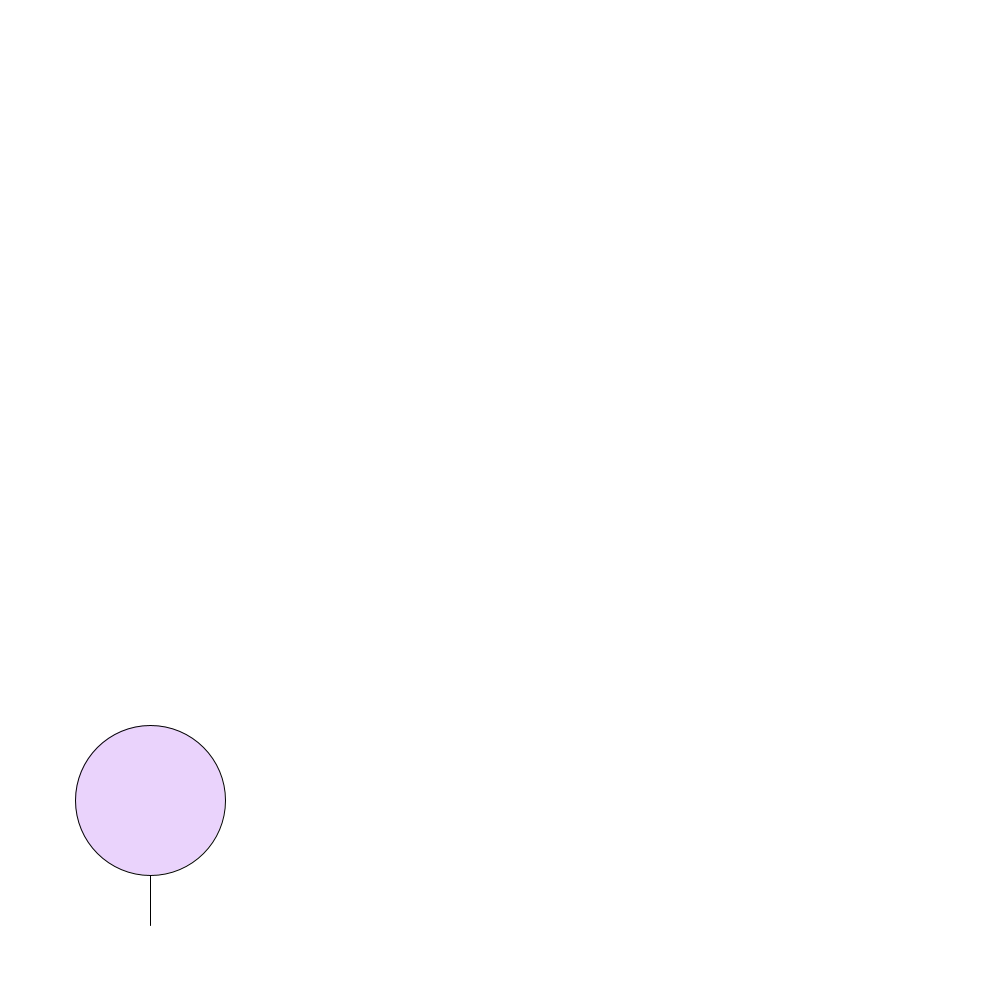
Frame 1 (no input)
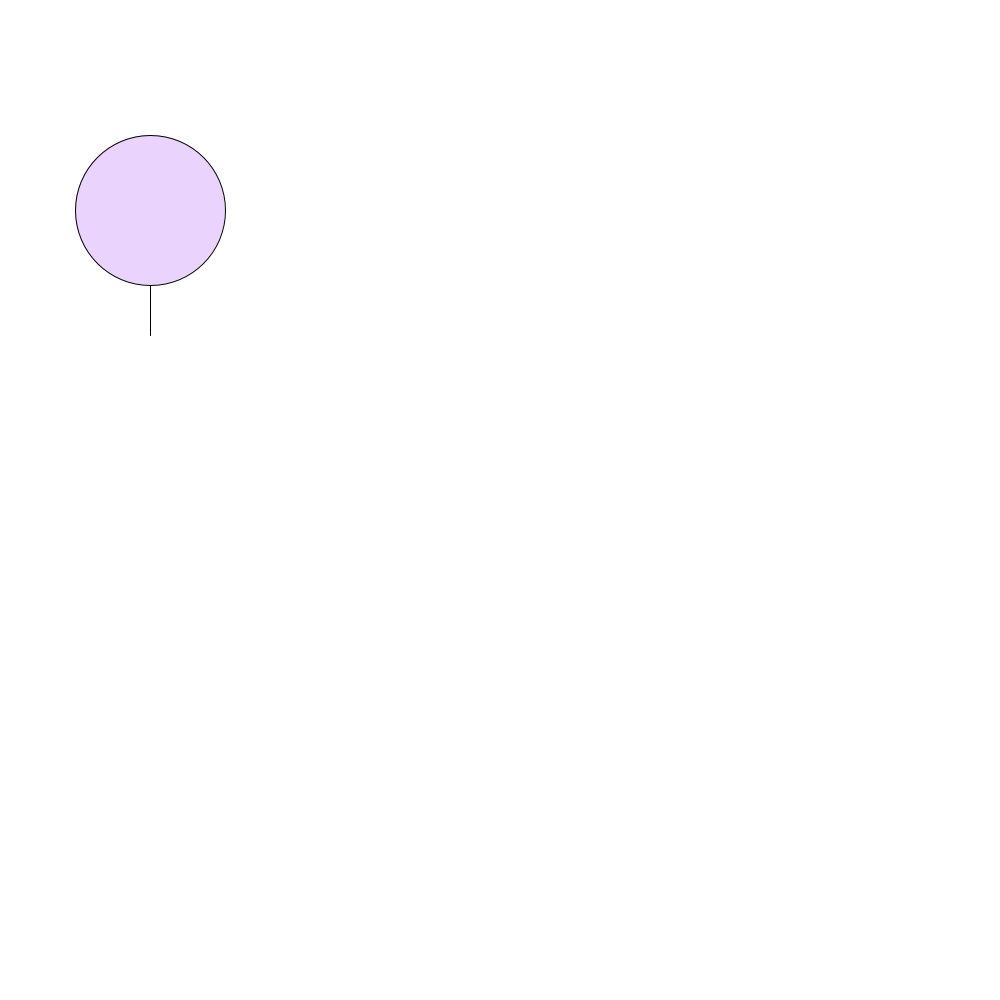
Frame 60 (the mouse pressed at the canvas centre just before this capture)
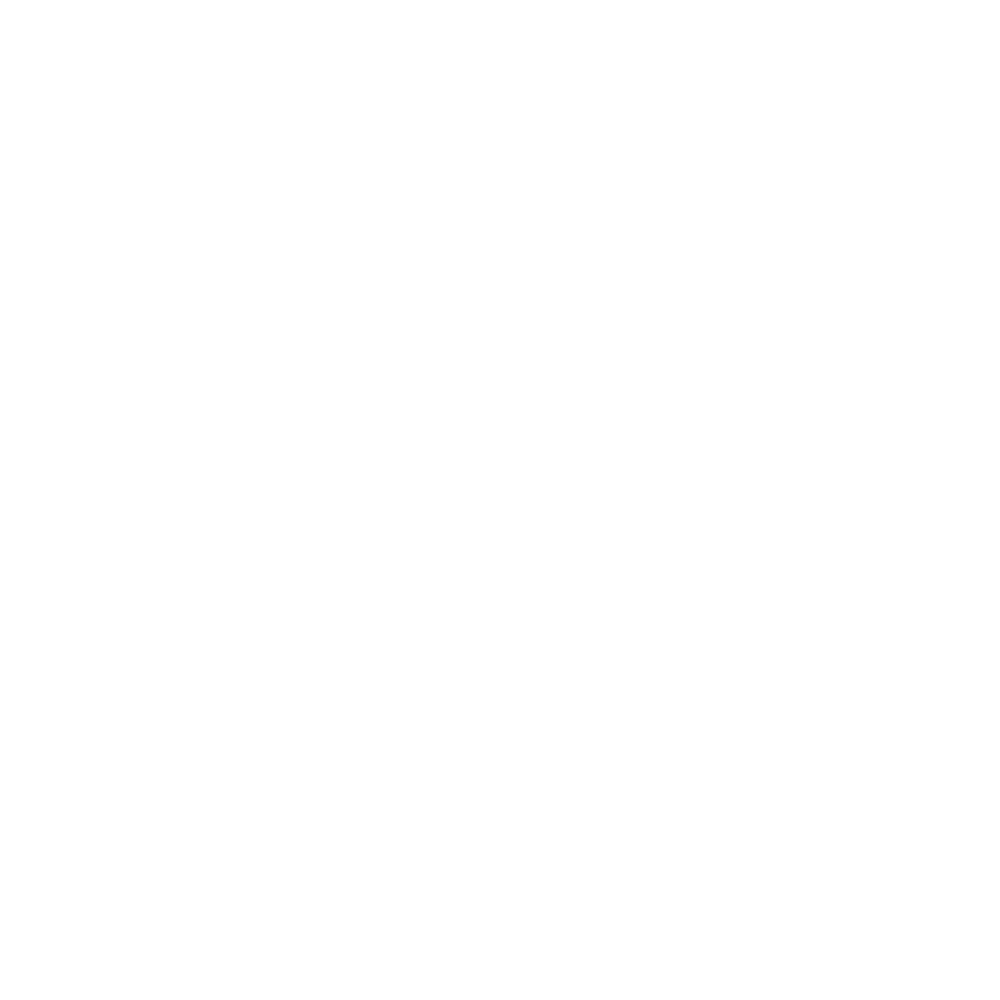
Frame 120 (the mouse held since frame 60 and released just before this capture)

The Processing sketch that drew these frames (run headless with seeded random() and noise(); from frame 60 on, the mouse is pressed at the canvas centre):

// Processing sketch: BalloonC
// ── BalloonC.pde
// Pannawat Kingkaew 6201012620163
// 09/08/63
// create window size
  //setup background color
    //create balloon
      //make balloon float
        //change balloon color
int i ; //setup variable i
color bc = color( random(0,255), random(0,255), random(0,255), random(0,255)); //setup balloon color
void setup()
{
  size(1000,1000); //setup window size
  i = -300 ; //setup start i
}
void draw()
{
  background(#FFFFFF); //setup background color
  balloon(150,500-i,150,150); //balloon size
  i = i+10; //set change i
  redraw(); //use redraw 
}
void balloon(int x,int y,int w,int h)
{
    fill(bc); //fill balloon color
    ellipse(x,y,w,h); //circle size and place
    line(x,y+(h/2),x,y+(h/2)+50); //line size and place
}
